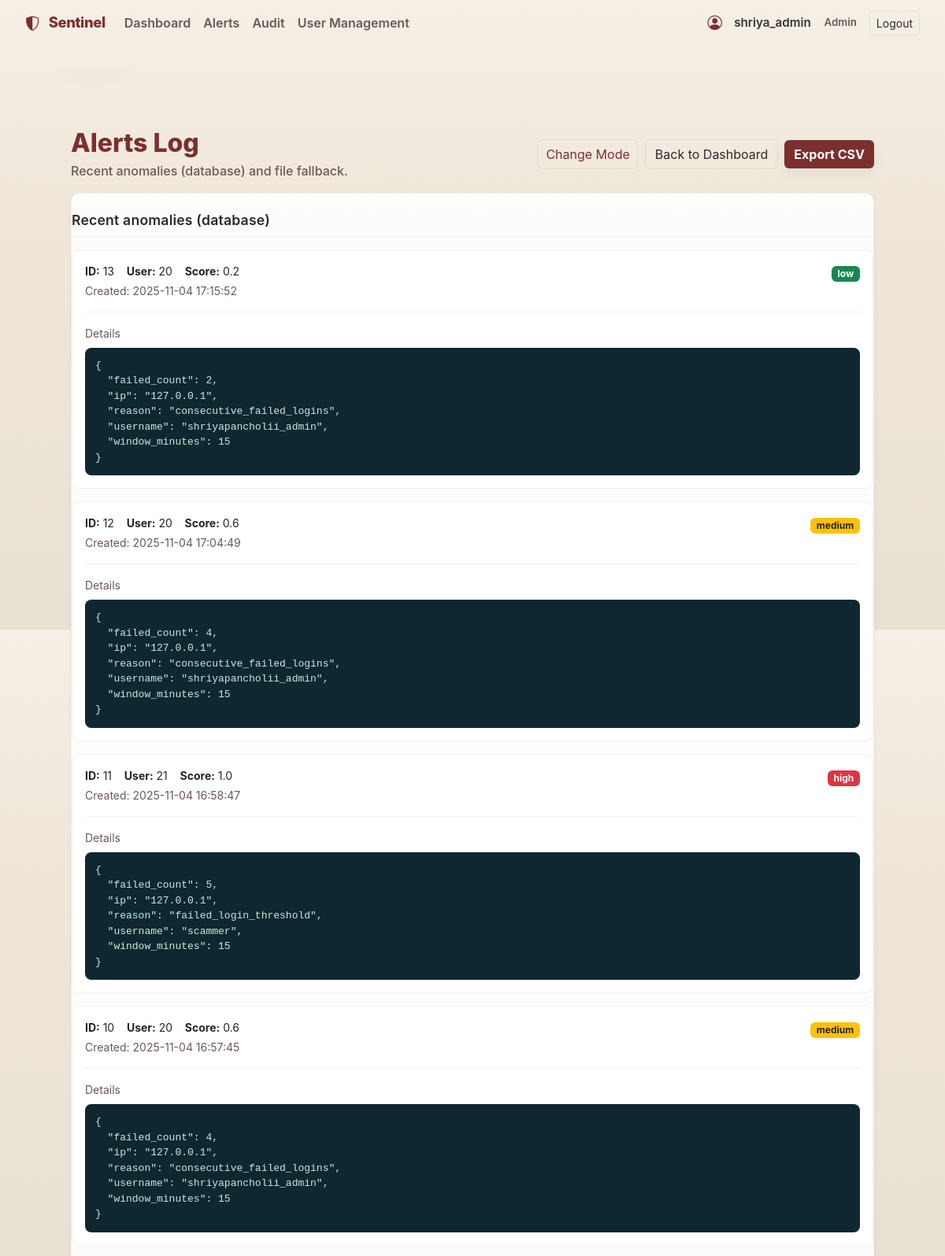
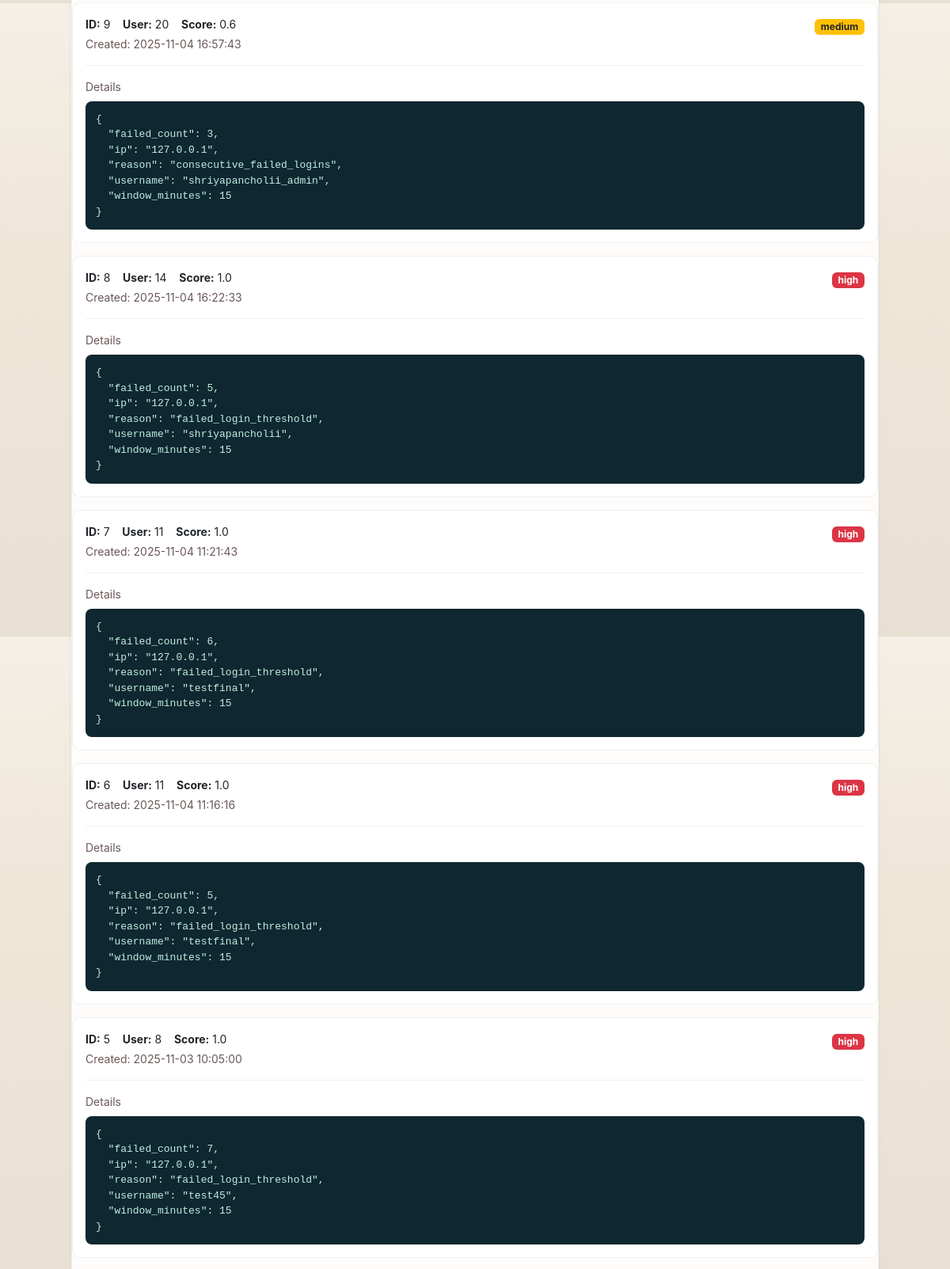
The app's page /alerts_detail (signed in, upper part) with its own data (2 pictures, top to bottom).
### tables this page shows
CREATE TABLE anomalies (
  id INTEGER PRIMARY KEY AUTOINCREMENT,
  source TEXT,
  severity TEXT,
  details TEXT,
  metric_json TEXT,
  timestamp DATETIME DEFAULT CURRENT_TIMESTAMP
, created_at DATETIME, user_id TEXT, score REAL);

### app.py (the view)
@app.route('/alerts_detail')
def alerts_detail():
    anomalies = []
    file_alerts = []
    try:
        conn = get_db_conn()
        cur = conn.cursor()
        cur.execute("SELECT id, user_id, score, details, severity, created_at FROM anomalies ORDER BY created_at DESC LIMIT 200;")
        rows = cur.fetchall()
        for r in rows:
            details = None
            try:
                details = json.loads(r['details']) if r['details'] else None
            except Exception:
                details = r['details']
            anomalies.append({
                "id": r['id'],
                "user_id": r['user_id'],
                "score": r['score'],
                "details": details,
                "severity": r['severity'],
                "created_at": r['created_at']
            })
        conn.close()
    except Exception as e:
        print("[alerts_detail] db read failed:", e)
        anomalies = []
    if os.path.exists(ALERTS_FILE):
        try:
            with open(ALERTS_FILE, 'r') as f:
                file_alerts = json.load(f) or []
        except Exception as _e:
            print("[alerts_detail] failed to read alerts_log.json:", _e)
            file_alerts = []
    return render_template('alerts_detail.html', alerts={"db": anomalies, "file": file_alerts})

### app.py (called while the page is built)
def get_db_conn():
    conn = sqlite3.connect(DB_PATH)
    conn.row_factory = sqlite3.Row
    return conn

@app.before_request
def enforce_https_in_production():
    USE_HTTPS = os.environ.get("USE_HTTPS", "0").lower() in ("1", "true", "yes")
    if not (FLASK_ENV == "production" and USE_HTTPS):
        return
    proto = request.headers.get('X-Forwarded-Proto', request.scheme)
    if proto != 'https':
        url = request.url.replace("http://", "https://", 1)
        return redirect(url, code=301)

### templates/alerts_detail.html (shortened to what this page needs)
{% extends 'base.html' %}
{% block content %}
<div class="container py-5">
  <div class="d-flex align-items-center justify-content-between mb-3 alerts-head">
    <div>
      <h1 class="h2">Alerts Log</h1>
      <div class="sub">Recent anomalies (database) and file fallback.</div>
    </div>
    <div class="toolbar">
      <button id="theme_toggle_alerts" class="resume-btn">Change Mode</button>
      <a href="{{ url_for('dashboard') }}" class="btn btn-outline-light">Back to Dashboard</a>
      <a href="{{ url_for('api_anomalies_export') }}" class="btn btn-accent">Export CSV</a>
    </div>
  </div>
  <div class="row g-4">
    <div class="col-12">
      <div class="alerts-card shadow-sm mb-4">
        <div class="card-body">
          <div class="section-title">Recent anomalies (database)</div>
          {% if alerts.db and alerts.db|length > 0 %}
            {% for a in alerts.db %}
              <div class="inner-card card mb-3">
                <div class="card-body">
                  <div class="d-flex align-items-start justify-content-between">
                    <div class="small">
                      <strong>ID:</strong> {{ a.id }} &nbsp;&nbsp;
                      <strong>User:</strong> {{ a.user_id or 'unknown' }} &nbsp;&nbsp;
                      <strong>Score:</strong> {{ a.score or 'n/a' }}
                      <div class="muted mt-1">Created: {{ a.created_at or '-' }}</div>
                    </div>
                    <div class="text-end">
                      {% set sev = (a.severity or 'medium')|lower %}
                      {% if sev == 'high' %}
                        <span class="badge bg-danger">high</span>
                      {% elif sev == 'low' %}
                        <span class="badge bg-success">low</span>
                      {% else %}
                        <span class="badge bg-warning text-dark">medium</span>
                      {% endif %}
                    </div>
                  </div>
                  <hr class="soft-hr">
                  <div class="muted small mb-2">Details</div>
                  <pre class="log-json">{{ a.details | tojson(indent=2) }}</pre>
                </div>
              </div>
            {% endfor %}
          {% else %}
            <div class="alert alert-secondary mb-0">No anomalies found in the database.</div>
          {% endif %}
        </div>
      </div>
    </div>
  </div>
</div>
{% endblock %}

### templates/base.html (style rules this page uses)
:root { --bg-900: #f5efe6; --accent: #7b2f2f; --accent-700: #5a1f1f; --muted: #6b5858; --card-bg: rgba(255,255,255,0.88); --glass: rgba(255,255,255,0.85); --danger: #e35b5b; --warning: #d19b4a; --success: #2c8c69; --text-dark: #2b2b2b; --shadow: 0 12px 30px rgba(24,24,24,0.08); }
html,body { height:100% }
body { margin:0; min-height:100%; font-family:"Inter","Poppins",system-ui,-apple-system,"Segoe UI",Roboto,"Helvetica Neue",Arial; background: radial-gradient(900px 300px at 10% 12%, rgba(180,170,155,0.06), transparent 6%), linear-gradient(180deg, #f5efe6 0%, #efe6d8 40%, #e8e1d3 100%); color: var(--text-dark); -webkit-font-smoothing:antialiased; -moz-osx-font-smoothing:grayscale; padding-bottom:48px; }
.btn-accent { background: var(--accent); color:#fff; border:none; font-weight:700; box-shadow: 0 6px 18px rgba(0,0,0,0.06); }
.btn-outline-light { border-color: rgba(0,0,0,0.06); color: var(--text-dark); background: transparent; }
h1, h2, h3 { color: var(--text-dark); margin:0 0 .6rem 0; }
.muted { color: var(--muted); }
.resume-btn { background:transparent; border:1px solid rgba(0,0,0,0.06); color:var(--accent); padding:6px 10px; border-radius:8px; }

### templates/alerts_detail.html (style rules this page uses)
.alerts-head h1 { color:var(--accent); margin:0 0 .25rem 0; font-weight:800; }
.alerts-head .sub { color:var(--muted); font-weight:500; }
.toolbar { display:flex; gap:.5rem; align-items:center; }
.alerts-card { background:var(--card-bg); border-radius:12px; box-shadow:var(--shadow); border:1px solid rgba(0,0,0,0.04); }
.alerts-card > .card-body { padding-top: 1.15rem; padding-bottom: 1rem; }
.inner-card { background:var(--card-bg); border-radius:10px; border:1px solid rgba(0,0,0,0.06); }
.section-title { font-size:1.1rem; font-weight:600; color:var(--text-dark); margin: .15rem 0 .9rem 0; padding: 0 0 .5rem 0; border-bottom:1px solid rgba(0,0,0,0.06); letter-spacing:.2px; }
.log-json { background:#0f2730; color:#bfeee0; padding:12px; border-radius:8px; white-space:pre-wrap; margin:0; border:1px solid rgba(0,0,0,0.06); font-family: ui-monospace, SFMono-Regular, Menlo, Monaco, Consolas, "Liberation Mono", monospace; font-size:13px; }
.soft-hr { border-color: rgba(0,0,0,0.08); opacity:.7; }

### records on screen
anomalies: id "13", user "20", score "0.2", created_at "2025-11-04 17:15:52", shows "low", details|tojson "{ \"failed_count\": 2, \"ip\": \"127.0.0.1\", \"reason\": \"consecutive_failed_logins\", \"username\": \"shriyapancholii_admin\", \"window_minutes\": 15 }"
anomalies: id "12", user "20", score "0.6", created_at "2025-11-04 17:04:49", shows "medium", details|tojson "{ \"failed_count\": 4, \"ip\": \"127.0.0.1\", \"reason\": \"consecutive_failed_logins\", \"username\": \"shriyapancholii_admin\", \"window_minutes\": 15 }"
anomalies: id "11", user "21", score "1.0", created_at "2025-11-04 16:58:47", shows "high", details|tojson "{ \"failed_count\": 5, \"ip\": \"127.0.0.1\", \"reason\": \"failed_login_threshold\", \"username\": \"scammer\", \"window_minutes\": 15 }"
anomalies: id "10", user "20", score "0.6", created_at "2025-11-04 16:57:45", shows "medium", details|tojson "{ \"failed_count\": 4, \"ip\": \"127.0.0.1\", \"reason\": \"consecutive_failed_logins\", \"username\": \"shriyapancholii_admin\", \"window_minutes\": 15 }"
anomalies: id "9", user "20", score "0.6", created_at "2025-11-04 16:57:43", shows "medium", details|tojson "{ \"failed_count\": 3, \"ip\": \"127.0.0.1\", \"reason\": \"consecutive_failed_logins\", \"username\": \"shriyapancholii_admin\", \"window_minutes\": 15 }"
anomalies: id "8", user "14", score "1.0", created_at "2025-11-04 16:22:33", shows "high", details|tojson "{ \"failed_count\": 5, \"ip\": \"127.0.0.1\", \"reason\": \"failed_login_threshold\", \"username\": \"shriyapancholii\", \"window_minutes\": 15 }"
anomalies: id "7", user "11", score "1.0", created_at "2025-11-04 11:21:43", shows "high", details|tojson "{ \"failed_count\": 6, \"ip\": \"127.0.0.1\", \"reason\": \"failed_login_threshold\", \"username\": \"testfinal\", \"window_minutes\": 15 }"
anomalies: id "6", user "11", score "1.0", created_at "2025-11-04 11:16:16", shows "high", details|tojson "{ \"failed_count\": 5, \"ip\": \"127.0.0.1\", \"reason\": \"failed_login_threshold\", \"username\": \"testfinal\", \"window_minutes\": 15 }"
anomalies: id "5", user "8", score "1.0", created_at "2025-11-03 10:05:00", shows "high", details|tojson "{ \"failed_count\": 7, \"ip\": \"127.0.0.1\", \"reason\": \"failed_login_threshold\", \"username\": \"test45\", \"window_minutes\": 15 }"

### other values on screen
{{ session.get('username','User') }} "shriya_admin"
{{ session.get('role','analyst')|capitalize }} "Admin"
